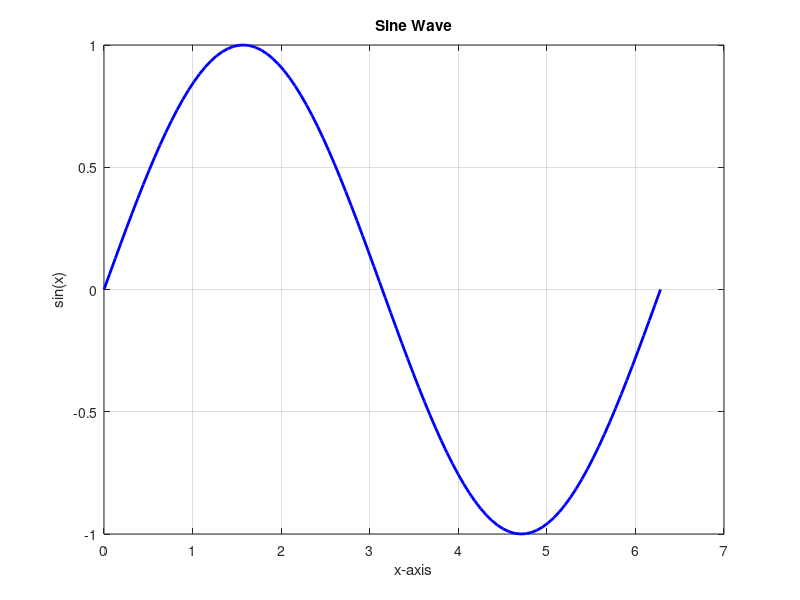

This chart was generated by the following MATLAB code: (Note: this script raises an error after producing the figure.)
%% MATLAB Beginner's Guide Script

clc; clear; close all;  % Clean workspace, command window, and figures

%% 1. Variables and Basic Math
a = 10;
b = 5;
sum_ab = a + b;
product_ab = a * b;
fprintf('Sum: %d, Product: %d\n', sum_ab, product_ab);

%% 2. Vectors and Matrices
v = [1 2 3 4 5];            % Row vector
m = [1 2; 3 4];             % 2x2 matrix
v_squared = v .^ 2;         % Element-wise square

%% 3. Conditional Statement (if-else)
x = 7;
if mod(x,2) == 0
    disp('x is even');
else
    disp('x is odd');
end

%% 4. For Loop
disp('Squares using for loop:');
for i = 1:5
    fprintf('%d^2 = %d\n', i, i^2);
end

%% 5. While Loop
disp('Countdown using while loop:');
z = 5;
while z > 0
    disp(z);
    z = z - 1;
end

%% 6. Plotting
x = linspace(0, 2*pi, 100);
y = sin(x);
figure;
plot(x, y, 'b', 'LineWidth', 2);
title('Sine Wave');
xlabel('x-axis');
ylabel('sin(x)');
grid on;

%% 7. Function Usage
result = squareNumber(6);
fprintf('6 squared using function = %d\n', result);

%% 8. File I/O
save('myData.mat', 'a', 'b', 'v');      % Save variables to file
clear a b v                             % Clear them from workspace
load('myData.mat');                     % Load them again
disp('Data loaded from file:');
disp(a); disp(b); disp(v);

%% 9. Custom Function (at the end of the file or separate file)
% See function defined below

%% 10. Finish
disp('--- Script Finished ---');

%% --- FUNCTION DEFINITIONS ---
function y = squareNumber(x)
    y = x^2;
end
